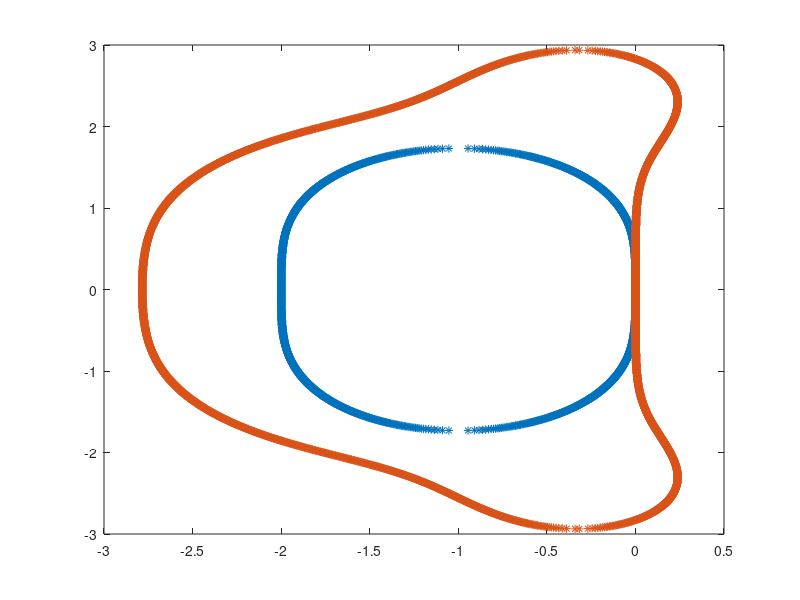

Here is the MATLAB script that generated this plot:
clear all 
clc
x=linspace(1,-3,2000);
y=linspace(3,-3,2000);
testt=size(x)
function f=boundary2(x,y)
  img=x+i*y;
  ref=abs(1+img+img.^2/2);
  ref(ref>1)=1;
  ref(ref<1)=0;
  ref=ref-[ref(1,2:length(ref)),0];
  ref(1,1)=0;
  ref(1,length(ref))=0;
  f=x(find(ref));
end
ans=boundary2(x,1.73);
xplot=[];
yplot=[];
for i=1:length(y)
  temp=boundary2(x,y(1,i));
  if(length(temp)>0)
    xplot=[xplot,temp(1,1),temp(1,2)];
    yplot=[yplot,y(1,i),y(1,i)];
  endif
  aaa="ok"
end

function f=boundary4(x,y)
  img=x+i*y;
  ref=abs(1+img+img.^2/2+img.^3/6+img.^4/24);
  ref(ref>1)=1;
  ref(ref<1)=0;
  ref=ref-[ref(1,2:length(ref)),0];
  ref(1,1)=0;
  ref(1,length(ref))=0;
  f=x(find(ref));
end
xplot1=[];
yplot1=[];
for i=1:length(y)
  temp=boundary4(x,y(1,i));
  if(length(temp)>0)
    xplot1=[xplot1,temp(1,1),temp(1,2)];
    yplot1=[yplot1,y(1,i),y(1,i)];
  endif
  aaa="ok"
end
plot(xplot,yplot,"*")
hold
plot(xplot1,yplot1,"*")
